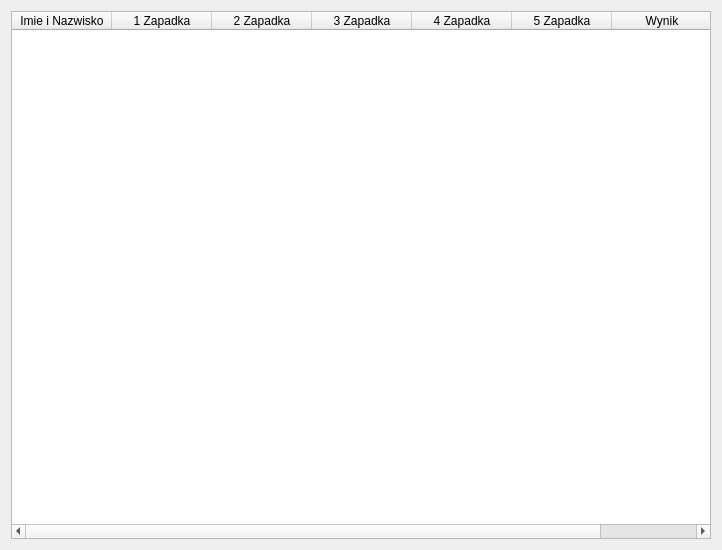
<?xml version="1.0" encoding="UTF-8"?>
<ui version="4.0">
 <class>Form</class>
 <widget class="QWidget" name="Form">
  <property name="geometry">
   <rect>
    <x>0</x>
    <y>0</y>
    <width>722</width>
    <height>550</height>
   </rect>
  </property>
  <property name="windowTitle">
   <string>Form</string>
  </property>
  <layout class="QGridLayout" name="gridLayout">
   <item row="1" column="1">
    <widget class="QTableWidget" name="tableWidget">
     <property name="minimumSize">
      <size>
       <width>700</width>
       <height>0</height>
      </size>
     </property>
     <property name="layoutDirection">
      <enum>Qt::LayoutDirection::LeftToRight</enum>
     </property>
     <property name="sizeAdjustPolicy">
      <enum>QAbstractScrollArea::SizeAdjustPolicy::AdjustToContents</enum>
     </property>
     <property name="gridStyle">
      <enum>Qt::PenStyle::DashLine</enum>
     </property>
     <property name="sortingEnabled">
      <bool>false</bool>
     </property>
     <column>
      <property name="text">
       <string>Imie i Nazwisko</string>
      </property>
     </column>
     <column>
      <property name="text">
       <string>1 Zapadka</string>
      </property>
     </column>
     <column>
      <property name="text">
       <string>2 Zapadka</string>
      </property>
     </column>
     <column>
      <property name="text">
       <string>3 Zapadka</string>
      </property>
     </column>
     <column>
      <property name="text">
       <string>4 Zapadka</string>
      </property>
     </column>
     <column>
      <property name="text">
       <string>5 Zapadka</string>
      </property>
     </column>
     <column>
      <property name="text">
       <string>Wynik</string>
      </property>
     </column>
    </widget>
   </item>
  </layout>
 </widget>
 <resources/>
 <connections/>
</ui>
